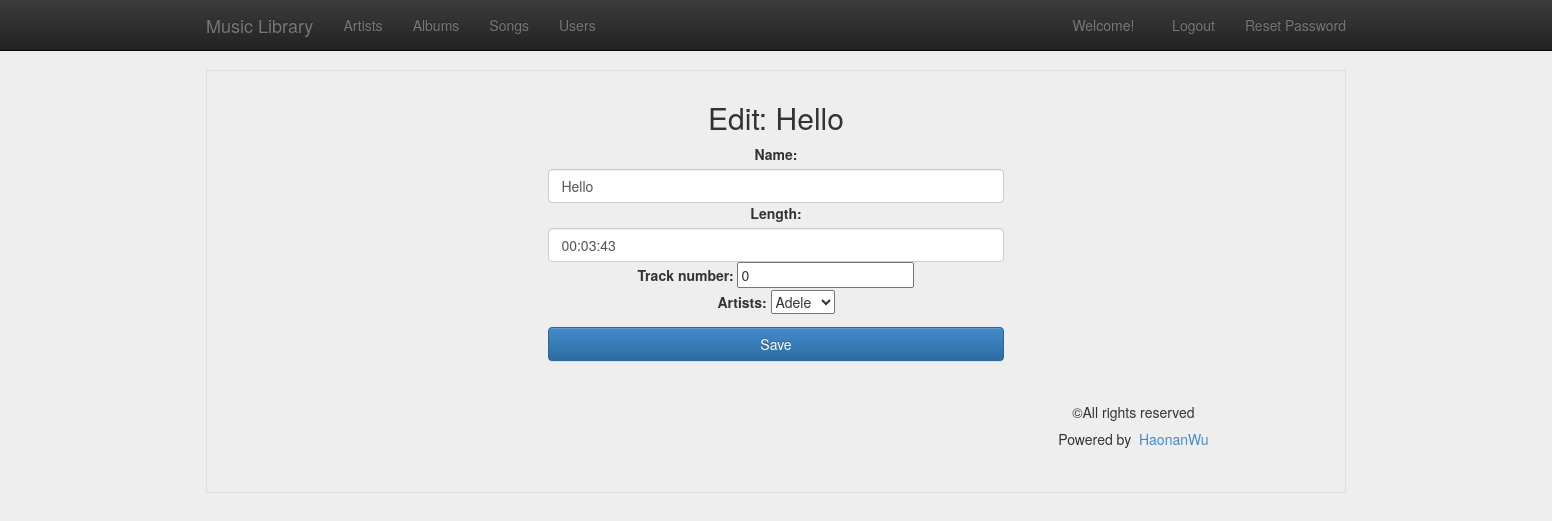
The app's page /songs/1/edit/ with its own data.
### songs/models.py (models this page shows, shortened)
class Song(models.Model):
    name = models.CharField(max_length=100)
    length = models.DurationField()
    track_number = models.IntegerField(null=True, default=0)
    artists = models.ForeignKey("artists.Artist")
    class Meta:
        ordering = ["name"]

### songs/views.py (the view)
# urls.py: url(r'^(?P<id>\d+)/edit/$', views.song_edit, name="song_edit"),
def song_edit (request, id):
    song = get_object_or_404(Song, pk=id)
    if request.method == "POST":
        form = SongForm(request.POST, instance=song)
        if form.is_valid():
            song=form.save()
            messages.success(request, "Song updated!")
            return redirect("songs:song_detail", id=song.pk)
    else:
        form = SongForm(instance=song)
    context = {
        "form": form,
        "song": song,
    }
    return render(request, "songs/song_edit.html", context)

### songs/forms.py
class SongForm (BootstrapFormMixin, forms.ModelForm):
    class Meta:
        model = Song
        fields = (
            "name",
            "length",
            "track_number",
            "artists",
        )

### artists/models.py (called while the page is built)
    def __str__(self):
        return self.name

### songs/templates/songs/song_edit.html (shortened to what this page needs)
{% extends "core/base.html" %}
{% block content %}
    {% if song %}
        <h2>Edit: {{song.name}}</h2>
    {% else %}
        <h2>New Song</h2>
    {% endif %}
    <form action="" method="POST" class="input_form">
        {% for field in form %}
            {% include "core/_form_input.html" %}
        {% endfor %}
        <button type="submit" class="btn btn-primary btn-block save_button">
            Save
        </button>
    </form>
{% endblock content %}

### core/templates/core/_form_input.html (shortened to what this page needs)
<div
    {% if field.errors %}
        class="form-group has-error"
    {% else %}
        class="form-group"
    {% endif %}
>
    {{field.label_tag}}
    {{field}}

### core/static/css/base.css (style rules this page uses)
body { padding-top: 50px; background-color: #eeeeee; }

### core/static/core/styles.css (style rules this page uses)
body { padding-top: 70px; padding-bottom: 70px; }
.input_form { width: 40%; margin: auto; }
.input_form button { margin-top: 10px; }
.save_button { margin-top: 10px; }

### records on screen
Song: name "Hello", form "Hello" "00:03:43" "0" "Adele"

### other values on screen
{{ field.label_tag }} "Name:" "Length:" "Track number:" "Artists:"
